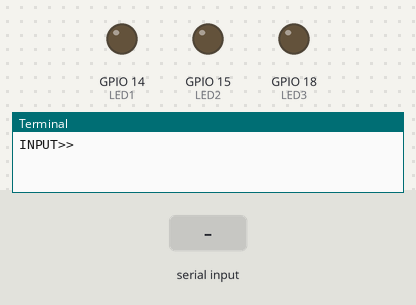
A program run on a simulated Raspberry Pi (BCM pin numbers). Parts: output pins drawn as LEDs (lit = HIGH), the last lines printed to the terminal. Inputs (shaded band) come from the test bench.

Above: at 1.2 s.
1.3 s: "1" typed at the terminal, then Enter
At 2.1 s:
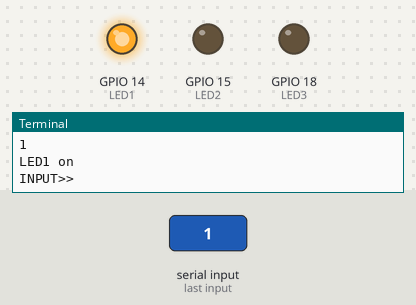
2.8 s: "2" typed at the terminal, then Enter
At 3.3 s:
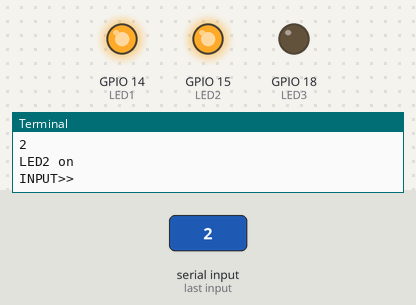
4.3 s: "3" typed at the terminal, then Enter
At 5.5 s:
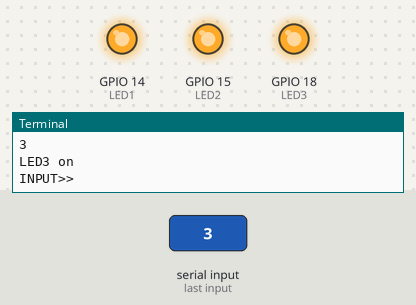
5.8 s: "1" typed at the terminal, then Enter
At 6.8 s:
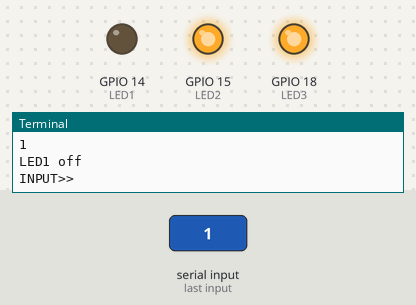
7.3 s: "2" typed at the terminal, then Enter
At 7.9 s:
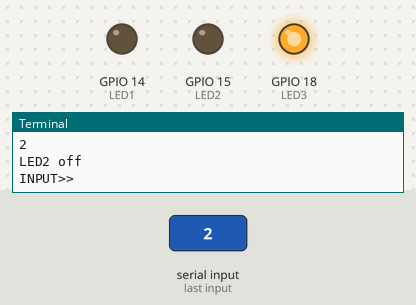
Timing chart, 0 to 9.8 s (numbered marks = the images above; inputs shaded):
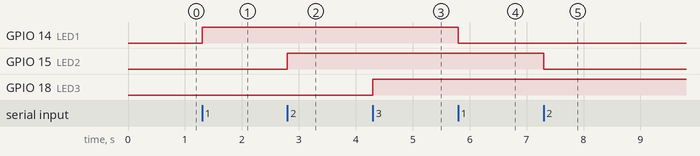

The program:

ex3.py
```python
from gpiozero import LED
from time import sleep

LED1 = LED(14)
LED2 = LED(15)
LED3 = LED(18)
led1 = 0
led2 = 0
led3 = 0

while True:
    num = int(input("INPUT>>"))


    if (num == 1) :
        if (led1 == 0):
            LED1.on()
            led1 = 1
            print("LED1 on")
        else:
            LED1.off()
            led1 = 0
            print("LED1 off")
    elif (num == 2) :
        if (led2 == 0):
            LED2.on()
            led2 = 1
            print("LED2 on")
        else:
            LED2.off()
            led2 = 0
            print("LED2 off")
    elif (num == 3) :
        if (led3 == 0):
            LED3.on()
            led3 = 1
            print("LED3 on")
        else:
            LED3.off()
            led3 = 0
            print("LED3 off")
```

Measured:
- after the input at 1.3 s, GPIO 14 (LED1): LOW → HIGH at once
- after the input at 2.8 s, GPIO 15 (LED2): LOW → HIGH at once
- after the input at 4.3 s, GPIO 18 (LED3): LOW → HIGH at once
- after the input at 5.8 s, GPIO 14 (LED1): HIGH → LOW at once
- after the input at 7.3 s, GPIO 15 (LED2): HIGH → LOW at once
